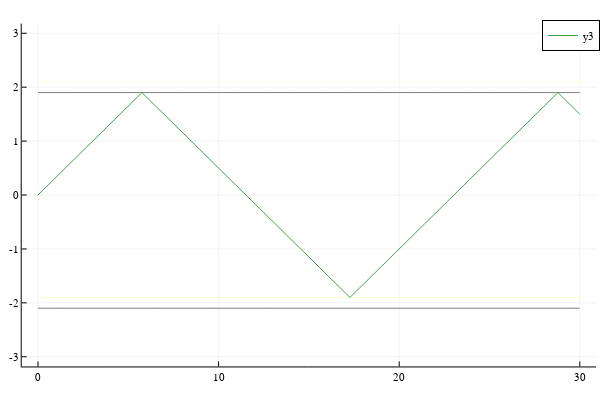

Notebook cell for this chart:
### Code cell
surf1 = Surface((_x, _y) -> (_y.-2), 0, w, (_x, _y) -> 1.0/1.5, (_x, _y) -> 1.0)
surf2 = Surface((_x, _y) -> (_y.+2), 0, w, (_x, _y) -> 1.0/1.5, (_x, _y) -> 1.0)

ys = zeros(n)
ys[1] = 0.0
ys[2] = 0.1
for k = 2:(n-1)
    x = (k-1) * Δx
    Δy = ys[k] - ys[k-1]
    y2 = ys[k] + Δy
    y2o, _ = checkRefract(x, ys[k], y2, surf1)
    y2o, _ = checkRefract(x, ys[k], y2o, surf2)
    ys[k+1] = y2o
end

contour(LinRange(surf1.x1, surf1.x2, 20), LinRange(-3, 3, 100), surf1.func, levels=-0.1:0.2:0.1, cbar=false)
contour!(LinRange(surf2.x1, surf2.x2, 20), LinRange(-3, 3, 100), surf2.func, levels=-0.1:0.2:0.1, cbar=false)
plot!(LinRange(0,w,n),ys)

### Figure 1 — Plotly figure (JSON) as saved in the notebook; plotly's stock layout.template omitted (floating-point values rounded to 4 significant figures; data arrays with more than 128 entries replaced by an {"elided": "..."} marker saying what was removed)
{"data": [{"colorbar": {"title": ""}, "colorscale": {"elided": "256x2 mixed values"}, "contours": {"coloring": "lines", "end": 0.1, "showlabels": false, "size": 0.2, "start": -0.1}, "name": "y1", "showlegend": false, "showscale": false, "type": "contour", "x": [0, 1.579, 3.158, 4.737, 6.316, 7.895, 9.474, 11.05, 12.63, 14.21, 15.79, 17.37, 18.95, 20.53, 22.11, 23.68, 25.26, 26.84, 28.42, 30], "xaxis": "x", "y": [-3, -2.939, -2.879, -2.818, -2.758, -2.697, -2.636, -2.576, -2.515, -2.455, -2.394, -2.333, -2.273, -2.212, -2.152, -2.091, -2.03, -1.97, -1.909, -1.848, -1.788, -1.727, -1.667, -1.606, -1.545, -1.485, -1.424, -1.364, -1.303, -1.242, -1.182, -1.121, -1.061, -1, -0.9394, -0.8788, -0.8182, -0.7576, -0.697, -0.6364, -0.5758, -0.5152, -0.4545, -0.3939, -0.3333, -0.2727, -0.2121, -0.1515, -0.09091, -0.0303, 0.0303, 0.09091, 0.1515, 0.2121, 0.2727, 0.3333, 0.3939, 0.4545, 0.5152, 0.5758, 0.6364, 0.697, 0.7576, 0.8182, 0.8788, 0.9394, 1, 1.061, 1.121, 1.182, 1.242, 1.303, 1.364, 1.424, 1.485, 1.545, 1.606, 1.667, 1.727, 1.788, 1.848, 1.909, 1.97, 2.03, 2.091, 2.152, 2.212, 2.273, 2.333, 2.394, 2.455, 2.515, 2.576, 2.636, 2.697, 2.758, 2.818, 2.879, 2.939, 3], "yaxis": "y", "z": {"elided": "100x20 float values"}, "zmax": 5, "zmin": -5}, {"colorbar": {"title": ""}, "colorscale": {"elided": "256x2 mixed values"}, "contours": {"coloring": "lines", "end": 0.1, "showlabels": false, "size": 0.2, "start": -0.1}, "name": "y2", "showlegend": false, "showscale": false, "type": "contour", "x": [0, 1.579, 3.158, 4.737, 6.316, 7.895, 9.474, 11.05, 12.63, 14.21, 15.79, 17.37, 18.95, 20.53, 22.11, 23.68, 25.26, 26.84, 28.42, 30], "xaxis": "x", "y": [-3, -2.939, -2.879, -2.818, -2.758, -2.697, -2.636, -2.576, -2.515, -2.455, -2.394, -2.333, -2.273, -2.212, -2.152, -2.091, -2.03, -1.97, -1.909, -1.848, -1.788, -1.727, -1.667, -1.606, -1.545, -1.485, -1.424, -1.364, -1.303, -1.242, -1.182, -1.121, -1.061, -1, -0.9394, -0.8788, -0.8182, -0.7576, -0.697, -0.6364, -0.5758, -0.5152, -0.4545, -0.3939, -0.3333, -0.2727, -0.2121, -0.1515, -0.09091, -0.0303, 0.0303, 0.09091, 0.1515, 0.2121, 0.2727, 0.3333, 0.3939, 0.4545, 0.5152, 0.5758, 0.6364, 0.697, 0.7576, 0.8182, 0.8788, 0.9394, 1, 1.061, 1.121, 1.182, 1.242, 1.303, 1.364, 1.424, 1.485, 1.545, 1.606, 1.667, 1.727, 1.788, 1.848, 1.909, 1.97, 2.03, 2.091, 2.152, 2.212, 2.273, 2.333, 2.394, 2.455, 2.515, 2.576, 2.636, 2.697, 2.758, 2.818, 2.879, 2.939, 3], "yaxis": "y", "z": {"elided": "100x20 float values"}, "zmax": 5, "zmin": -5}, {"colorbar": {"title": ""}, "legendgroup": "y3", "line": {"color": "rgba(62, 164, 78, 1.000)", "dash": "solid", "shape": "linear", "width": 1}, "mode": "lines", "name": "y3", "showlegend": true, "type": "scatter", "x": [0, 0.303, 0.6061, 0.9091, 1.212, 1.515, 1.818, 2.121, 2.424, 2.727, 3.03, 3.333, 3.636, 3.939, 4.242, 4.545, 4.848, 5.152, 5.455, 5.758, 6.061, 6.364, 6.667, 6.97, 7.273, 7.576, 7.879, 8.182, 8.485, 8.788, 9.091, 9.394, 9.697, 10, 10.3, 10.61, 10.91, 11.21, 11.52, 11.82, 12.12, 12.42, 12.73, 13.03, 13.33, 13.64, 13.94, 14.24, 14.55, 14.85, 15.15, 15.45, 15.76, 16.06, 16.36, 16.67, 16.97, 17.27, 17.58, 17.88, 18.18, 18.48, 18.79, 19.09, 19.39, 19.7, 20, 20.3, 20.61, 20.91, 21.21, 21.52, 21.82, 22.12, 22.42, 22.73, 23.03, 23.33, 23.64, 23.94, 24.24, 24.55, 24.85, 25.15, 25.45, 25.76, 26.06, 26.36, 26.67, 26.97, 27.27, 27.58, 27.88, 28.18, 28.48, 28.79, 29.09, 29.39, 29.7, 30], "xaxis": "x", "y": [0, 0.1, 0.2, 0.3, 0.4, 0.5, 0.6, 0.7, 0.8, 0.9, 1, 1.1, 1.2, 1.3, 1.4, 1.5, 1.6, 1.7, 1.8, 1.9, 1.8, 1.7, 1.6, 1.5, 1.4, 1.3, 1.2, 1.1, 1, 0.9, 0.8, 0.7, 0.6, 0.5, 0.4, 0.3, 0.2, 0.1, -8.882e-16, -0.1, -0.2, -0.3, -0.4, -0.5, -0.6, -0.7, -0.8, -0.9, -1.0, -1.1, -1.2, -1.3, -1.4, -1.5, -1.6, -1.7, -1.8, -1.9, -1.8, -1.7, -1.6, -1.5, -1.4, -1.3, -1.2, -1.1, -1.0, -0.9, -0.8, -0.7, -0.6, -0.5, -0.4, -0.3, -0.2, -0.1, -8.882e-16, 0.1, 0.2, 0.3, 0.4, 0.5, 0.6, 0.7, 0.8, 0.9, 1, 1.1, 1.2, 1.3, 1.4, 1.5, 1.6, 1.7, 1.8, 1.9, 1.8, 1.7, 1.6, 1.5], "yaxis": "y", "zmax": 5, "zmin": -5}], "layout": {"annotations": [], "height": 400, "legend": {"bgcolor": "rgba(255, 255, 255, 1.000)", "bordercolor": "rgba(0, 0, 0, 1.000)", "borderwidth": 1, "font": {"color": "rgba(0, 0, 0, 1.000)", "family": "sans-serif", "size": 11}, "title": {"font": {"color": "rgba(0, 0, 0, 1.000)", "family": "sans-serif", "size": 15}, "text": ""}, "tracegroupgap": 0, "traceorder": "normal", "x": 1, "xanchor": "auto", "y": 1, "yanchor": "auto"}, "margin": {"b": 20, "l": 0, "r": 0, "t": 20}, "paper_bgcolor": "rgba(255, 255, 255, 1.000)", "plot_bgcolor": "rgba(255, 255, 255, 1.000)", "showlegend": true, "width": 600, "xaxis": {"anchor": "y", "domain": [0.03619, 0.9934], "gridcolor": "rgba(0, 0, 0, 0.100)", "gridwidth": 0.5, "linecolor": "rgba(0, 0, 0, 1.000)", "mirror": false, "range": [-0.9, 30.9], "showgrid": true, "showline": true, "showticklabels": true, "tickangle": 0, "tickcolor": "rgb(0, 0, 0)", "tickfont": {"color": "rgba(0, 0, 0, 1.000)", "family": "sans-serif", "size": 11}, "tickmode": "array", "ticks": "inside", "ticktext": ["0", "10", "20", "30"], "tickvals": [0, 10, 20, 30], "title": "", "titlefont": {"color": "rgba(0, 0, 0, 1.000)", "family": "sans-serif", "size": 15}, "type": "-", "visible": true, "zeroline": false, "zerolinecolor": "rgba(0, 0, 0, 1.000)"}, "yaxis": {"anchor": "x", "domain": [0.03762, 0.9902], "gridcolor": "rgba(0, 0, 0, 0.100)", "gridwidth": 0.5, "linecolor": "rgba(0, 0, 0, 1.000)", "mirror": false, "range": [-3.18, 3.18], "showgrid": true, "showline": true, "showticklabels": true, "tickangle": 0, "tickcolor": "rgb(0, 0, 0)", "tickfont": {"color": "rgba(0, 0, 0, 1.000)", "family": "sans-serif", "size": 11}, "tickmode": "array", "ticks": "inside", "ticktext": ["-3", "-2", "-1", "0", "1", "2", "3"], "tickvals": [-3, -2, -1, 0, 1, 2, 3], "title": "", "titlefont": {"color": "rgba(0, 0, 0, 1.000)", "family": "sans-serif", "size": 15}, "type": "-", "visible": true, "zeroline": false, "zerolinecolor": "rgba(0, 0, 0, 1.000)"}}}
